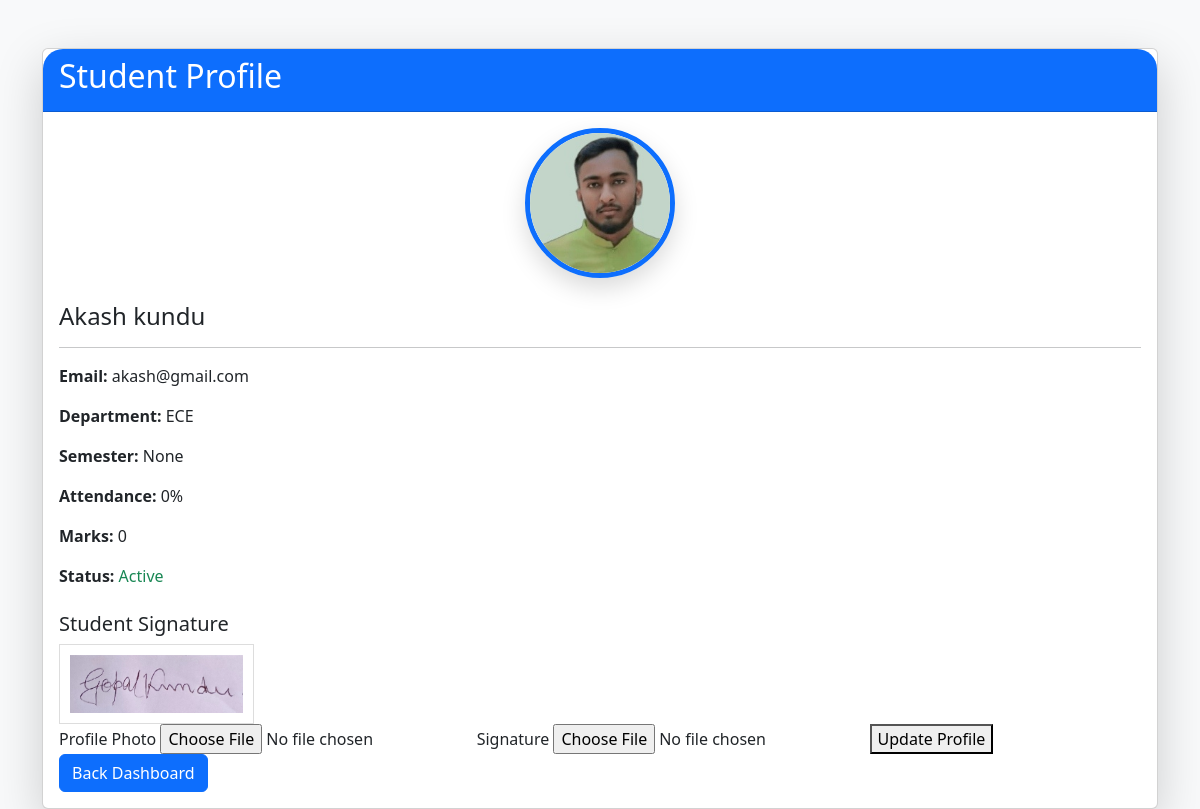
The page /student_profile (signed in) on the database its author committed.
### models.py (models this page shows)
class Student(db.Model):
    id = db.Column(db.Integer, primary_key=True)
    roll_number = db.Column(db.String(50), unique=True)
    name = db.Column(db.String(100))
    email = db.Column(db.String(100))
    department = db.Column(db.String(100))
    password = db.Column(db.String(100))
    attendance = db.Column(db.Integer, default=0)
    marks = db.Column(db.Integer, default=0)
    semester = db.Column(db.String(50))
    photo = db.Column(db.String(200))
    signature = db.Column(db.String(200))

### app.py (the view, shortened to what this page needs)
@app.route("/student_profile", methods=["GET", "POST"])
def student_profile():
    if "student_id" not in session:
        return redirect("/student_login")
    student = Student.query.get(session["student_id"])
    return render_template(
        "student_profile.html",
        student=student
    )

### templates/student_profile.html (shortened to what this page needs)
<!DOCTYPE html>
<html>
<head>
    <link href="https://cdn.jsdelivr.net/npm/bootstrap@5.3.3/dist/css/bootstrap.min.css" rel="stylesheet">
</head>
<body class="bg-light">
<div class="container mt-5">
    <div class="card shadow-lg">
        <div class="card-header bg-primary text-white">
            <h2>Student Profile</h2>
        </div>
        <div class="card-body">
            <div class="text-center mb-4">
    {% if student.photo %}
        <img src="{{ url_for('static', filename='uploads/photos/' + student.photo) }}"
             class="profile-photo">
    {% else %}
        <img src="https://cdn-icons-png.flaticon.com/512/3135/3135715.png"
             class="profile-photo">
    {% endif %}
</div>
            <h4>{{ student.name }}</h4>
            <hr>
            <p><b>Email:</b> {{ student.email }}</p>
            <p><b>Department:</b> {{ student.department }}</p>
            <p><b>Semester:</b> {{ student.semester }}</p>
            <p><b>Attendance:</b> {{ student.attendance }}%</p>
            <p><b>Marks:</b> {{ student.marks }}</p>
            <p><b>Status:</b>
                <span class="text-success">
                    Active
                </span>
            </p>
            {% if student.signature %}
<div class="mt-4">
    <h5>Student Signature</h5>
    <img src="{{ url_for('static', filename='uploads/signatures/' + student.signature) }}"
         class="signature-photo">
</div>
{% endif %}
            <form method="POST" enctype="multipart/form-data">
    <label>Profile Photo</label>
    <input type="file" name="photo">
    <label>Signature</label>
    <input type="file" name="signature">
    <button type="submit">
        Update Profile
    </button>
</form>
            <a href="/student_dashboard"
               class="btn btn-primary">
               Back Dashboard
            </a>
        </div>
    </div>
</div>
</body>
</html>

### templates/student_profile.html (style rules this page uses)
.profile-photo { width:150px; height:150px; border-radius:50%; object-fit:cover; border:5px solid #0d6efd; box-shadow:0 10px 25px rgba(0,0,0,.15); }
.signature-photo { max-width:250px; height:80px; object-fit:contain; border:1px solid #ddd; padding:10px; background:white; }
.card { border:none; border-radius:20px; }
.card-header { border-radius:20px 20px 0 0 !important; }

### rows shown on the page
Student: photo (picture), name "Akash kundu", email "akash@gmail.com", department "ECE", semester "None", attendance "0", marks "0", signature (picture)
